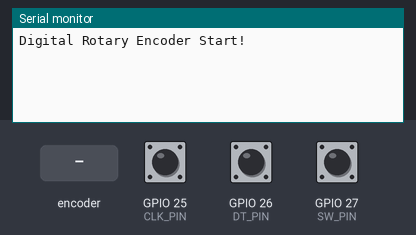
A sketch run on a simulated ESP32. On the bench: the last lines printed to the serial monitor. Inputs (shaded band) come from the test bench; at power-on: GPIO 27 (SW_PIN) HIGH, GPIO 25 (CLK_PIN) HIGH, GPIO 26 (DT_PIN) HIGH.

Above: at 1.2 s.
1.3 s: rotary encoder on GPIO 25 (CLK_PIN) / GPIO 26 (DT_PIN) turned 1 step (first pin leading)
At 2.0 s:
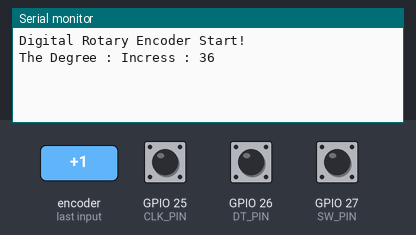
3.0 s: GPIO 27 (SW_PIN) pulled LOW for 0.15 s
At 4.3 s:
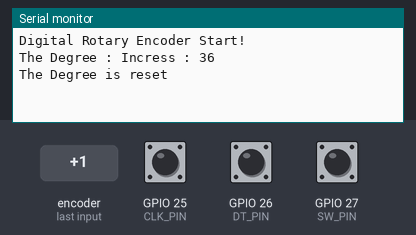
4.6 s: rotary encoder on GPIO 25 (CLK_PIN) / GPIO 26 (DT_PIN) turned 2 steps (second pin leading)
At 5.6 s:
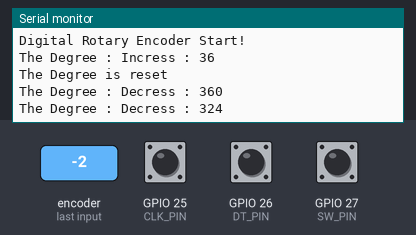

Measured:
- after the input at 1.3 s, the serial monitor: prints a new line after 0.05 s (image 1)
- after the input at 3.0 s, the serial monitor: prints a new line after 0.05 s (image 2)
- after the input at 4.6 s, the serial monitor: prints a new line after 0.08 s (image 3)

The sketch:

2.ino
```cpp
#include <ezButton.h> // the library to use for SW pin
#define CLK_PIN 25 // ESP32 pin GPIO25 connected to the rotary encoder's CLK pin
#define DT_PIN 26 // ESP32 pin GPIO26 connected to the rotary encoder's DT pin
#define SW_PIN 27 // ESP32 pin GPIO27 connected to the rotary encoder's SW pin
#define DIRECTION_CW 0 // clockwise direction
#define DIRECTION_CCW 1 // counter-clockwise direction
int counter = 0;
int direction = DIRECTION_CW;
int CLK_state;
int prev_CLK_state;
ezButton button(SW_PIN); // create ezButton object that attach to pin 7;
void setup() {
  Serial.begin(9600);
  // configure encoder pins as inputs
  pinMode(CLK_PIN, INPUT);
  pinMode(DT_PIN, INPUT);
  button.setDebounceTime(50); // set debounce time to 50 milliseconds
  // read the initial state of the rotary encoder's CLK pin
  prev_CLK_state = digitalRead(CLK_PIN);
  Serial.println("Digital Rotary Encoder Start!");
}
void loop() {
  button.loop(); // MUST call the loop() function first
  // read the current state of the rotary encoder's CLK pin
  CLK_state = digitalRead(CLK_PIN);
  // If the state of CLK is changed, then pulse occurred
  // React to only the rising edge (from LOW to HIGH) to avoid double count
  if (CLK_state != prev_CLK_state && CLK_state == HIGH) {
    // if the DT state is HIGH
    // the encoder is rotating in counter-clockwise direction => decrease the counter
    if (digitalRead(DT_PIN) == HIGH) {
      if (counter > 0) {
        counter = counter - 36 ;
      } else if (counter == 0) {
        counter = 360 ;
      }
      direction = DIRECTION_CCW;
    } else {
      // the encoder is rotating in clockwise direction => increase the counter
      if (counter < 360) {
        counter = counter + 36 ;
      } else if (counter == 360) {
        counter = 0 ;
      }
      direction = DIRECTION_CW;
    }
    Serial.print("The Degree : ");
    if (direction == DIRECTION_CW)
      Serial.print("Incress : ");
    else
      Serial.print("Decress : ");
    Serial.println(counter);
  }
  // save last CLK state
  prev_CLK_state = CLK_state;
  if (button.isPressed()) {
    counter = 0 ;
    Serial.println("The Degree is reset");
  }
}
```
